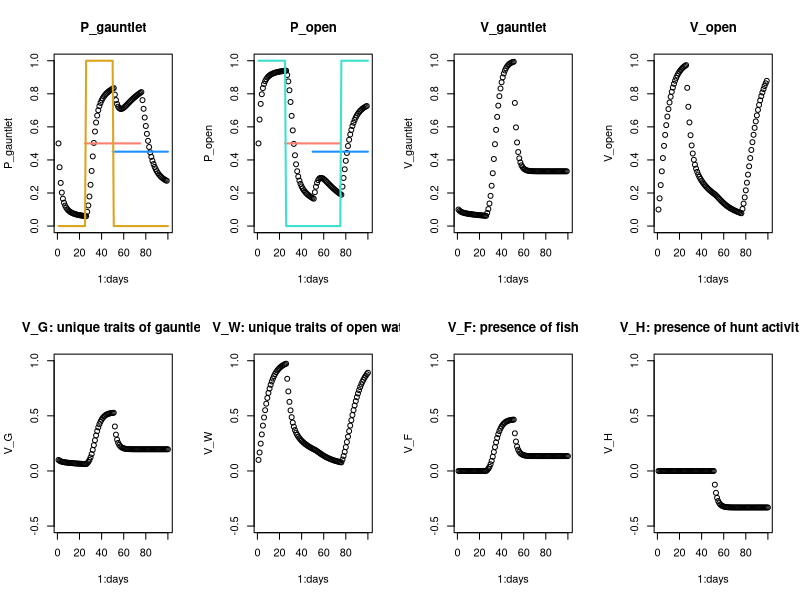

Here is the R script that generated this plot:
# Rescorla-Wagner via Miller and Shettleworth 2007, 2013
# December 2023

# parameters
days <- 100
salience <- 0.15 # seems to be standard for this model? Can think about later

# variables (for now this matches the rectangle example in the 2007 paper)
V_G <- array(dim = days) # geography of gauntlet
V_W <- array(dim = days) # geography of open water
V_F <- array(dim = days, data = rep(0, days)) # presence of salmon
# V_B <- array(dim = days) # some element(s) in common between both
V_H <- array(dim = days) # presence of hunt activity

V_gauntlet <- array(dim = days)
V_open <- array(dim = days)

P_gauntlet <- array(dim = days)
P_open <- array(dim = days)

# stupid little salmon presence/absence by day
# salmon everyday - works great
# salmon <- array(dim = days, data = rep(1, days))
# two salmon pulses
salmon <- array(dim = days, data = c(rep(0, days/4), rep(1, days/4), rep(1, days/4), rep(0, days/4)))
regime <- array(dim = days, data = c(rep(1, days/4), rep(2, days/4), rep(3, days/4), rep(4, days/4)))
lambda_gs <- array(dim = days, data = c(rep(0, days/4), rep(1, days/4), rep(0, days/2)))
lambda_os <- array(dim = days, data = c(rep(1, days/4), rep(0, days/4), rep(0, days/4), rep(1, days/4)))

# start values
V_G[1] <- 0.1
V_W[1] <- 0.1
V_F[1] <- 0
# V_B[1] <- 0.1 # bc something needed to be non-0 I think
V_H[1] <- 0

# loop
for(day in 1:(days-1)) {
  V_gauntlet[day] <- V_G[day] + V_F[day]
  V_open[day] <- V_W[day]
  P_gauntlet[day] <- V_gauntlet[day]/(V_gauntlet[day] + V_open[day])
  P_open[day] <- V_open[day]/(V_gauntlet[day] + V_open[day])
  
  if(regime[day] == 1){ # no fish no hunting
    lambda_g <- 0
    lambda_o <- 1
    V_G[day+1] <- V_G[day] + salience * (lambda_g - (V_G[day] + V_H[day])) * P_gauntlet[day]
    V_W[day+1] <- V_W[day] + salience * (lambda_o - (V_W[day])) * P_open[day]
    V_F[day+1] <- V_F[day]
    V_H[day+1] <- V_H[day]
    
  } else {
    if(regime[day] == 2) { # yes fish no hunting
      lambda_g <- 1
      lambda_o <- 0
      V_G[day+1] <- V_G[day] + salience * (lambda_g - (V_G[day] + V_F[day])) * P_gauntlet[day]
      V_W[day+1] <- V_W[day] + salience * (lambda_o - (V_W[day])) * P_open[day]
      V_F[day+1] <- V_F[day] + salience * (lambda_g - (V_G[day] + V_F[day])) * P_gauntlet[day]
      V_H[day+1] <- V_H[day]
    } else {
      if(regime[day] == 3) { # yes fish yes hunting
        lambda_g <- 0
        lambda_o <- 0
        V_G[day+1] <- V_G[day] + salience * (lambda_g - (V_G[day] + V_F[day] + V_H[day])) * P_gauntlet[day]
        V_W[day+1] <- V_W[day] + salience * (lambda_o - (V_W[day])) * P_open[day]
        V_F[day+1] <- V_F[day] + salience * (lambda_g - (V_G[day] + V_F[day] + V_H[day])) * P_gauntlet[day]
        V_H[day+1] <- V_H[day] + salience * (lambda_g - (V_G[day] + V_F[day] + V_H[day])) * P_gauntlet[day]
      } else { # no fish yes hunting
        lambda_g <- 0
        lambda_o <- 1
        V_G[day+1] <- V_G[day] + salience * (lambda_g - (V_G[day] + V_F[day] + V_H[day])) * P_gauntlet[day]
        V_W[day+1] <- V_W[day] + salience * (lambda_o - (V_W[day])) * P_open[day]
        V_F[day+1] <- V_F[day]
        V_H[day+1] <- V_H[day] + salience * (lambda_g - (V_G[day] + V_F[day] + V_H[day])) * P_gauntlet[day]
      }
    }
  }
  
  # correct P_Ls to 0 or 1 if out of range (MS 2013)
  if(P_gauntlet[day] > 1) {
    P_gauntlet[day] <- 1
  } else {
    if(P_gauntlet[day] < 0) {
      P_gauntlet[day] <- 0
    }
  }
  if(P_open[day] > 1) {
    P_open[day] <- 1
  } else {
    if(P_open[day] < 0) {
      P_open[day] <- 0
    }
  }
  
}
par(mfrow = c(2, 4))
# plot(1:days, salmon, main = "salmon")
plot(1:days, P_gauntlet, main = "P_gauntlet", ylim = c(0, 1))
lines((days/4):(days/4*3), rep(0.5, (days/2) + 1), col = "salmon", lwd = 2) # salmon presence
lines((days/2):days, rep(0.45, (days/2) + 1), col = "dodgerblue", lwd = 2) # hunt presence
lines(1:days, lambda_gs, lwd = 2, col = "goldenrod") # lambda for gauntlet
plot(1:days, P_open, main = "P_open", ylim = c(0, 1))
lines((days/4):(days/4*3), rep(0.5, (days/2) + 1), col = "salmon", lwd = 2)
lines((days/2):days, rep(0.45, (days/2) + 1), col = "dodgerblue", lwd = 2)
lines(1:days, lambda_os, lwd = 2, col = "turquoise") # lambda for open water
plot(1:days, V_gauntlet, main = "V_gauntlet", ylim = c(0, 1))
plot(1:days, V_open, main = "V_open", ylim = c(0, 1))
plot(1:days, V_G, main = "V_G: unique traits of gauntlet", ylim = c(-0.5, 1))
plot(1:days, V_W, main = "V_W: unique traits of open water", ylim = c(-0.5, 1))
plot(1:days, V_F, main = "V_F: presence of fish", ylim = c(-0.5, 1))
plot(1:days, V_H, main = "V_H: presence of hunt activity", ylim = c(-0.5, 1))
#plot(1:days, V_B, main = "V_B: common trait")

